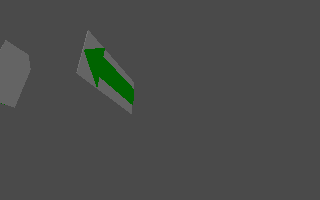
#> input picture Modelos/dataset_unificado/test/ARROW_LEFT/image20260326142424161152_flip.png, 320 x 200 px; its folder holds only this picture in this run
$ python build_arrow_dataset.py
#> lines starting #> are read from the running program, lines starting #| are printed output that depends on the picture; after the words box and inside, x2 and y2 are one past the last pixel; in counts of white or black regions, pixels touching at a corner belong together
### Modelos/src/vision_utils.py
"""Utilidades de vision compartidas entre training, inferencia y navegacion.

Una sola fuente de verdad para 'que es verde' / 'que es azul' en el proyecto.
La mascara verde aisla las 3 clases de flecha (ARROW_LEFT/RIGHT/UP); la cruz
es roja y la diana es azul, asi que el verde sirve de GATE perfecto para
activar el clasificador de flechas en el pipeline two-stage.
"""
import numpy as np


# Mascara verde: misma heuristica que arrow_angle() en navigate.py (un solo
# contrato para que entrenamiento e inferencia 'vean' el mismo verde).
GREEN_MIN = 80         # canal G minimo
GREEN_MARGIN = 20      # G - R y G - B minimos (para descartar gris/blanco)
GREEN_MIN_PX = 30      # pixeles minimos para considerar que hay verde


def green_mask(rgb):
    """Mascara booleana HxW: True donde el pixel es verde."""
    r = rgb[:, :, 0].astype(np.int16)
    g = rgb[:, :, 1].astype(np.int16)
    b = rgb[:, :, 2].astype(np.int16)
    return (g > GREEN_MIN) & (g - r > GREEN_MARGIN) & (g - b > GREEN_MARGIN)


def green_bbox(rgb, margin=0.15, min_px=GREEN_MIN_PX, square=True):
    """Bounding box del verde en `rgb`, con margen relativo opcional.

    Devuelve (x0, y0, x1, y1, area_frac) en coordenadas de pixel del frame
    original, o None si no hay verde suficiente (< min_px pixeles).

    - margin: fraccion del lado del bbox a anadir como margen (15% por lado
      por defecto). Sirve para no cortar la punta de la flecha y conservar
      algo de contexto. El bbox se recorta a los limites de la imagen.
    - square: si True, expande el bbox al lado mayor para que sea cuadrado
      (evita distorsion al hacer resize al tamano de entrada de la CNN).
    - area_frac: fraccion del frame original que ocupa el bbox final. Se usa
      en inferencia como gate (si es muy bajo, no merece la pena recortar).
    """
    h, w = rgb.shape[:2]
    mask = green_mask(rgb)
    ys, xs = np.nonzero(mask)
    if xs.size < min_px:
        return None

    x0, x1 = int(xs.min()), int(xs.max()) + 1
    y0, y1 = int(ys.min()), int(ys.max()) + 1

    bw, bh = x1 - x0, y1 - y0
    mx = int(round(bw * margin))
    my = int(round(bh * margin))
    x0, x1 = x0 - mx, x1 + mx
    y0, y1 = y0 - my, y1 + my

    if square:
        # Expandir el lado menor al tamano del mayor (centrado en el bbox).
        side = max(x1 - x0, y1 - y0)
        cx, cy = (x0 + x1) // 2, (y0 + y1) // 2
        x0, x1 = cx - side // 2, cx - side // 2 + side
        y0, y1 = cy - side // 2, cy - side // 2 + side

    # Recortar a los limites del frame.
    x0, y0 = max(0, x0), max(0, y0)
    x1, y1 = min(w, x1), min(h, y1)
    if x1 <= x0 or y1 <= y0:
        return None

    area_frac = ((x1 - x0) * (y1 - y0)) / float(h * w)
    return x0, y0, x1, y1, area_frac

### Modelos/src/build_arrow_dataset.py
"""Construye `dataset_arrows/` recortando cada flecha al bbox de su verde.

Lee `dataset_unificado/{train,val,test}/{ARROW_LEFT,ARROW_RIGHT,ARROW_UP}/`
y guarda en `dataset_arrows/<split>/<clase>/` las mismas imagenes recortadas
al bounding box del verde (con margen, cuadrado por defecto). Las imagenes
sin verde detectable se descartan y se cuentan para diagnostico.

Es el primer paso del pipeline two-stage: el clasificador de flechas se
entrenara sobre estos crops, en los que la flecha ya llena la imagen (no
unos pocos pixeles en una esquina).

Uso (desde Modelos/src):
    python build_arrow_dataset.py
    python build_arrow_dataset.py --margin 0.20 --no-square --in dataset --out dataset_arrows2
"""
import argparse
from pathlib import Path

import cv2

from vision_utils import green_bbox


ARROW_CLASSES = ("ARROW_LEFT", "ARROW_RIGHT", "ARROW_UP")
SPLITS = ("train", "val", "test")


def parse_args():
    p = argparse.ArgumentParser(description="Construye dataset_arrows recortando al verde")
    src_dir = Path(__file__).resolve().parent.parent
    p.add_argument("--in", dest="src", default=str(src_dir / "dataset_unificado"),
                   help="Dataset fuente (por defecto: Modelos/dataset_unificado)")
    p.add_argument("--out", default=str(src_dir / "dataset_arrows"),
                   help="Dataset destino (por defecto: Modelos/dataset_arrows)")
    p.add_argument("--margin", type=float, default=0.15,
                   help="Margen relativo alrededor del bbox del verde (def 0.15)")
    p.add_argument("--no-square", action="store_true",
                   help="No forzar bbox cuadrado (por defecto SI se hace, evita distorsion)")
    p.add_argument("--min-px", type=int, default=30,
                   help="Pixeles verdes minimos para conservar la imagen (def 30)")
    return p.parse_args()


def process_image(src_path, dst_path, margin, square, min_px):
    """Devuelve True si la imagen tenia verde y se guardo, False si se descarto."""
    bgr = cv2.imread(str(src_path), cv2.IMREAD_COLOR)
    if bgr is None:
        return False
    rgb = cv2.cvtColor(bgr, cv2.COLOR_BGR2RGB)
    bbox = green_bbox(rgb, margin=margin, min_px=min_px, square=square)
    if bbox is None:
        return False
    x0, y0, x1, y1, _ = bbox
    crop_rgb = rgb[y0:y1, x0:x1]
    if crop_rgb.size == 0:
        return False
    crop_bgr = cv2.cvtColor(crop_rgb, cv2.COLOR_RGB2BGR)
    dst_path.parent.mkdir(parents=True, exist_ok=True)
    cv2.imwrite(str(dst_path), crop_bgr)
    return True


def main():
    args = parse_args()
    src_root = Path(args.src)
    dst_root = Path(args.out)
    square = not args.no_square

    print(f"Fuente:  {src_root}")
    print(f"Destino: {dst_root}")
    print(f"Parametros: margin={args.margin}, square={square}, min_px={args.min_px}")
    print()

    grand_kept = 0
    grand_drop = 0
    for split in SPLITS:
        for cls in ARROW_CLASSES:
            src_dir = src_root / split / cls
            dst_dir = dst_root / split / cls
            if not src_dir.is_dir():
                print(f"  [WARN] no existe {src_dir}")
                continue
            kept = drop = 0
            for img_path in sorted(src_dir.glob("*.png")):
                dst_path = dst_dir / img_path.name
                if process_image(img_path, dst_path, args.margin, square, args.min_px):
#> in process_image, bgr is the input picture: shape (200, 320, 3); mean B, G, R 73.8, 75.5, 73.8
#> in green_mask, `return (g > GREEN_MIN) & (g - r > GREEN_MARGIN) & (g - b > GREEN_MARGIN)`:
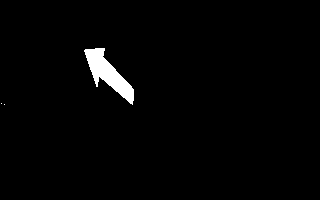
#> returned value: shape (200, 320) bool; 1.7% white; 3 white regions (2 under 20 px), largest, box (x1, y1, x2, y2) and area: (84, 48, 134, 105) 1108
#> in green_bbox, `ys, xs = np.nonzero(mask)`: ys = 1110 values from 48 to 104; xs = 1110 values, max 133 at index 952, min 1 at index 1104, mean 107.6
#> in green_bbox, `x0, x1 = int(xs.min()), int(xs.max()) + 1`: x0 = 1; x1 = 134
#> in green_bbox, `y0, y1 = int(ys.min()), int(ys.max()) + 1`: y0 = 48; y1 = 105
#> in green_bbox, `bw, bh = x1 - x0, y1 - y0`: bw = 133; bh = 57
#> in green_bbox, `mx = int(round(bw * margin))`: mx = 20
#> in green_bbox, `my = int(round(bh * margin))`: my = 9
#> in green_bbox, `x0, x1 = x0 - mx, x1 + mx`: x0 = -19; x1 = 154
#> in green_bbox, `y0, y1 = y0 - my, y1 + my`: y0 = 39; y1 = 114
#> in green_bbox, `side = max(x1 - x0, y1 - y0)`: side = 173
#> in green_bbox, `cx, cy = (x0 + x1) // 2, (y0 + y1) // 2`: cx = 67; cy = 76
#> in green_bbox, `y0, y1 = cy - side // 2, cy - side // 2 + side`: y0 = -10; y1 = 163
#> in green_bbox, `x0, y0 = max(0, x0), max(0, y0)`: x0 = 0
#> in green_bbox, `area_frac = ((x1 - x0) * (y1 - y0)) / float(h * w)`: area_frac = 0.392
#> in process_image, `bbox = green_bbox(rgb, margin=margin, min_px=min_px, square=square)`: bbox = (0, 0, 154, 163, 0.392)
#> in process_image, `x0, y0, x1, y1, _ = bbox`: x0 = 0; x1 = 154; y1 = 163
#> in process_image, `crop_rgb = rgb[y0:y1, x0:x1]`:
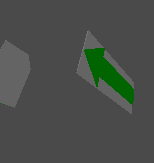
#> crop_rgb: shape (163, 154, 3); mean R, G, B 73.5, 77.9, 73.5
                    kept += 1
                else:
                    drop += 1
            total = kept + drop
            pct = 100.0 * drop / total if total else 0.0
            print(f"  {split:5s}/{cls:11s}  kept={kept:4d}  drop={drop:3d}  ({pct:.1f}% sin verde)")
            grand_kept += kept
            grand_drop += drop

    total = grand_kept + grand_drop
    pct = 100.0 * grand_drop / total if total else 0.0
    print()
    print(f"TOTAL  kept={grand_kept}  drop={grand_drop}  ({pct:.1f}% sin verde)")


if __name__ == "__main__":
    main()
